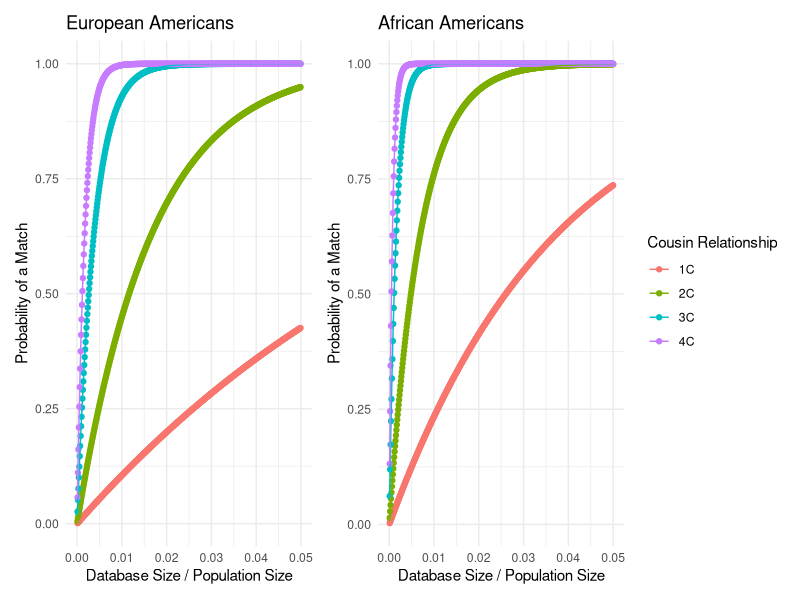
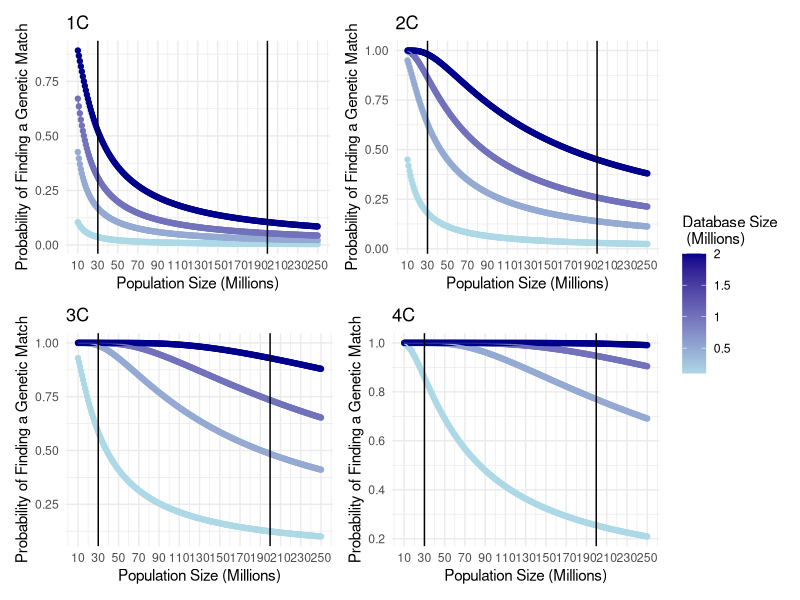
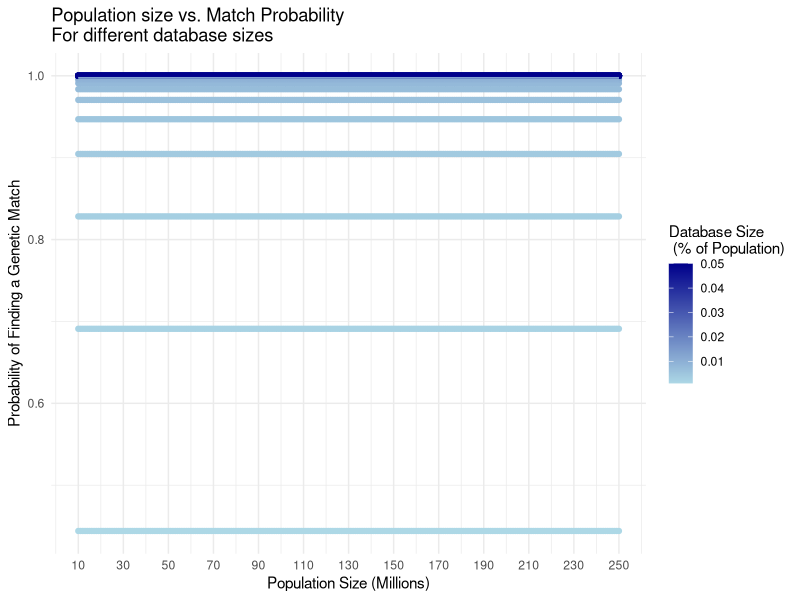
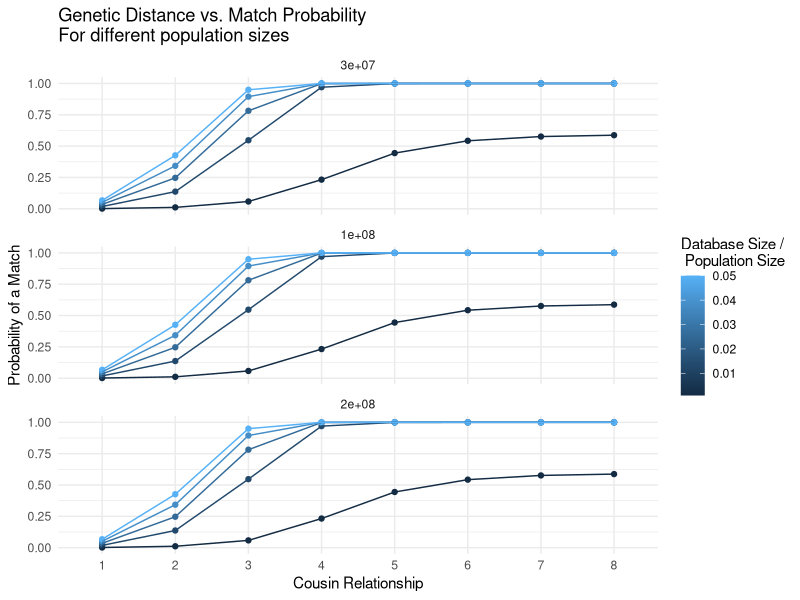
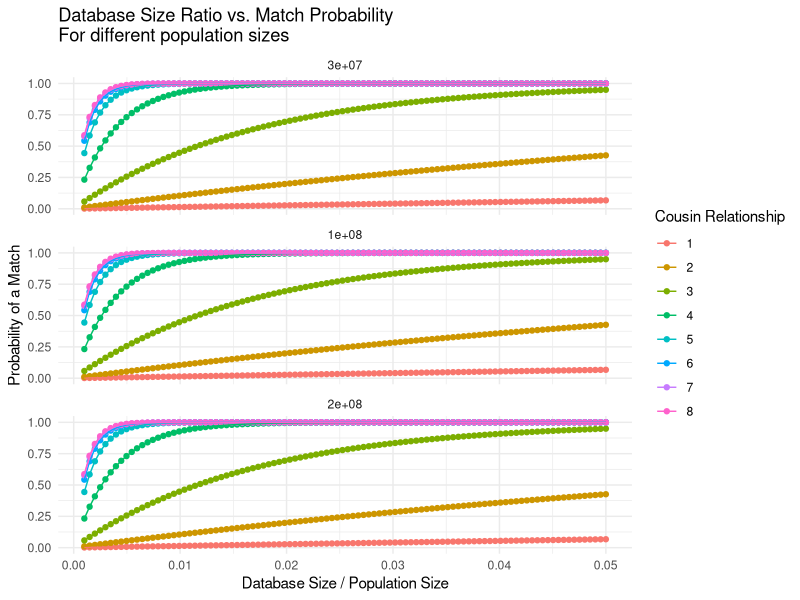
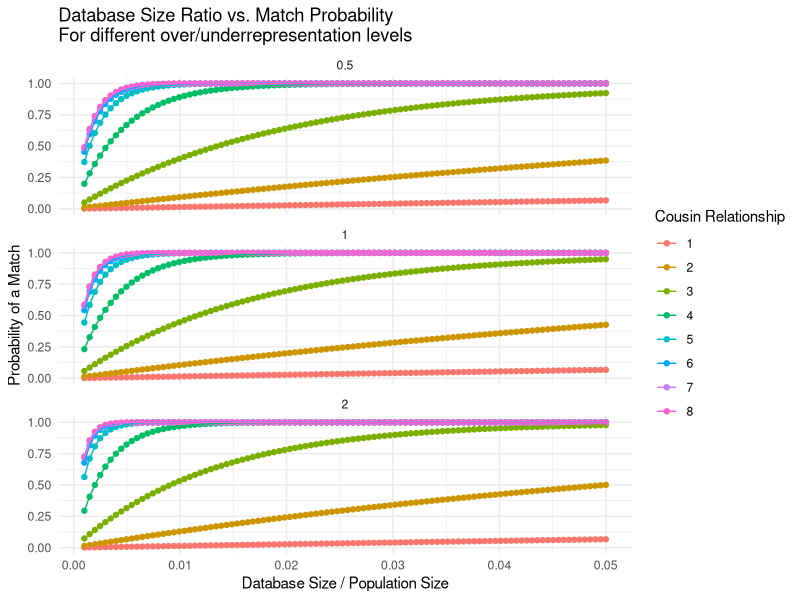
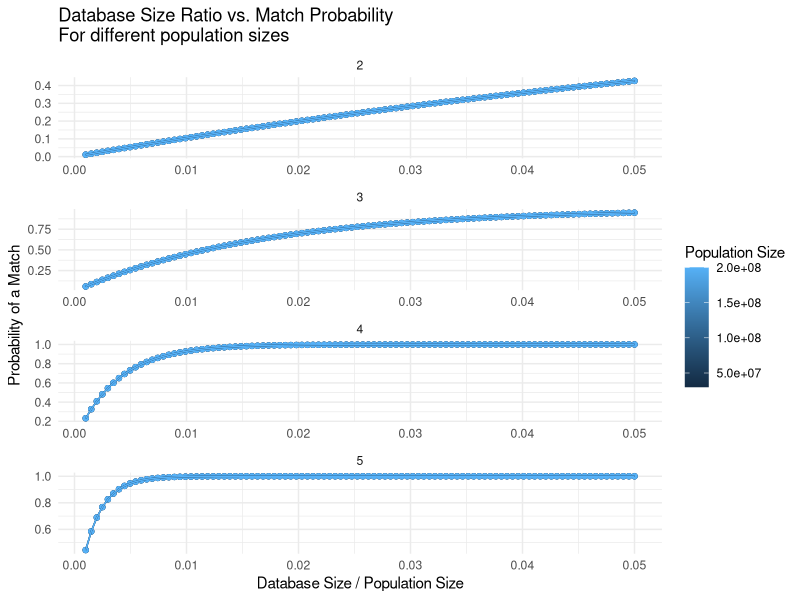
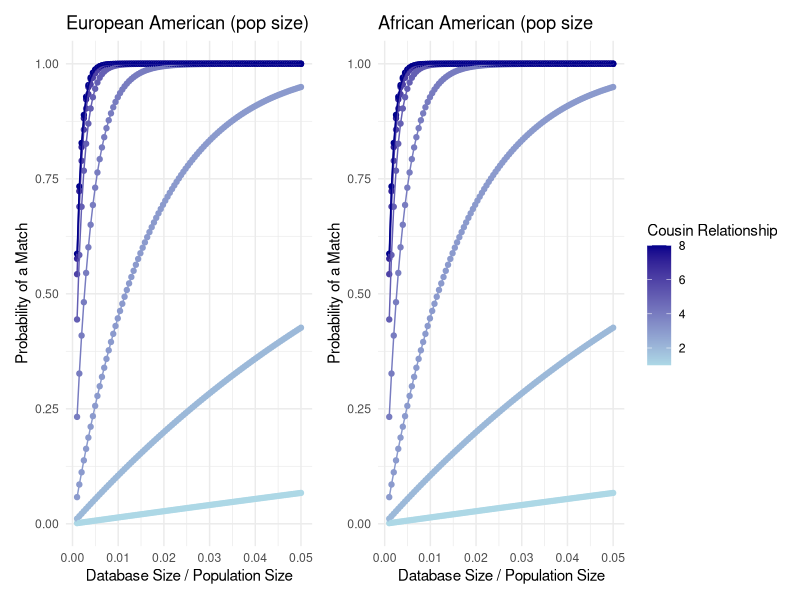

Generate these figures, in order, with R:
## ---- chunk 1
# Load required packages
library(tidyverse)
library(patchwork)

knitr::opts_knit$set(root.dir = "..")
knitr::opts_chunk$set(eval = TRUE, echo = FALSE, fig.width = 7, fig.height = 6)

## ---- chunk 2

# Define genome size and number of chromosomes
genome_size = 35 
num_chrs = 22

# Function to calculate the probability of a match for direct relatives
p_match = function(g, m, min_num_seg)
{
  m = m / 100 # Convert m from cM to fraction
  f = exp(-2 * g * m) / 2^(2 * g - 2) # Calculate f value
  pr = 1 - pbinom(min_num_seg - 1, num_chrs + genome_size * 2 * g, f) # Calculate probability
  return(pr)
}

# Function to calculate the probability of a match for once removed relatives
p_match_or = function(g, m, min_num_seg) 
{
  m = m / 100 # Convert m from cM to fraction
  f = exp(-(2 * g + 1) * m) / 2^(2 * g - 1) # Calculate f value
  pr = 1 - pbinom(min_num_seg - 1, num_chrs + genome_size * (2 * g + 1), f) # Calculate probability
  return(pr)
}

# Function to calculate the coverage of the database
coverage = function(Ks, maxg, N_pop, r, m, min_num_seg, min_num_rel, rep_direct = rep(1, 10), rep_or = rep(1, 10))
{
  N = N_pop / 2 # Convert population size to couple size
  pr_succ = length(Ks) # Initialize the vector of probabilities of success
  
  # Loop through database sizes
  for (i in 1:length(Ks)) 
  {
    K = Ks[i] # Current database size
    K_same = round(K * (r / 2) / (1 + r / 2)) # Calculate the number of direct relatives
    K_or = round(K * 1 / (1 + r / 2)) # Calculate the number of once removed relatives
    
    # Initialize vectors for probability calculations
    p_no_coal = numeric(maxg) 
    p_coal = numeric(maxg)
    p_no_coal_or = numeric(maxg) 
    p_coal_or = numeric(maxg)
    Ns = N * (r / 2)^(-(1:(maxg + 1))) # Calculate Ns values
    tot_p = 0
    tot_p_or = 0
    
    # Loop through generations
    for (g in 1:maxg)
    {
      f = 2^(2 * g - 2) / Ns[g] # Calculate f value for direct relatives
      f_or = 2^(2 * g - 1) / Ns[g + 1] # Calculate f value for once removed relatives
      
      # Update probabilities
      if (g > 1) {
        p_coal[g] = p_no_coal[g - 1] * f
        p_no_coal[g] = p_no_coal[g - 1] * (1 - f)
        p_coal_or[g] = p_no_coal_or[g - 1] * f_or
        p_no_coal_or[g] = p_no_coal_or[g - 1] * (1 - f_or)
      } else {
        p_coal[g] = f 
        p_no_coal[g] = 1 - f 
        p_coal_or[g] = f_or 
        p_no_coal_or[g] = 1 - f_or
      }
      
      # Update total probabilities
      tot_p = tot_p + p_coal[g] * p_match(g, m, min_num_seg) * rep_direct[g] 
      if (g < maxg) {
        tot_p_or = tot_p_or + p_coal_or[g] * p_match_or(g, m, min_num_seg) * rep_or[g]
      } 
    }

    # Calculate probability of no success
    pr_no_succ = 0
    for (n in 0:(min_num_rel - 1)) 
    {
      for (n_or in 0:n) 
      {
        pr_no_succ = pr_no_succ + dbinom(n_or, K_or, tot_p_or) * dbinom(n - n_or, K_same, tot_p)
      }
    }
    
    # Calculate the probability of success
    pr_succ[i] = 1 - pr_no_succ
  }
  
  return(pr_succ)
}

# Ks: A vector of database sizes
# maxg: Maximum relatedness to consider (1: sibs, 2: 1st cousins, 3: 2nd cousins...)
# N: Population size

# r: Mean number of children per mating pair (=per family), so 2 for a constant size population, >2 for expanding population, <1 for contracting population
# m: Maximum length in cM of a detectable segment
# min_num_seg: Minimum number of segments to declare a match
# min_num_rel: Minimum number of detected matches (=relatives) to declare success of identification


## ---- chunk 3
library(ggplot2)
library(ggrepel)

generate_plot <- function(rep_direct, rep_or, N_pop, name) {
  N = N_pop # population size
  num_K = 10000 # number of data points between 0 to 1 
  m = 6 # minimal cM
  min_num_seg = 2 # number of segments
  r = 2.5 # number of kids per couple
  Ks = round(seq(from=N/num_K, to=N, length.out=num_K))
  
  c1 = coverage(Ks, maxg = 2, N_pop, r, m, min_num_seg = 2, min_num_rel = 1, rep_direct = rep_direct, rep_or = rep_or)
  c2 = coverage(Ks, maxg = 3, N_pop, r, m, min_num_seg = 2, min_num_rel = 1, rep_direct = rep_direct, rep_or = rep_or)
  c3 = coverage(Ks, maxg = 4, N_pop, r, m, min_num_seg = 2, min_num_rel = 1, rep_direct = rep_direct, rep_or = rep_or)
  c4 = coverage(Ks, maxg = 5, N_pop, r, m, min_num_seg = 2, min_num_rel = 1, rep_direct = rep_direct, rep_or = rep_or)
  
  # Combine the data points into a single data frame
  plot_data <- data.frame(Ks = rep(Ks, 4),
                          Coverage = c(c1, c2, c3, c4),
                          Relationship = factor(rep(c("1C", "2C", "3C", "4C"), each = num_K)))
  
  # Calculate database size as a proportion of the population size
  plot_data$Ks_proportion <- plot_data$Ks / N
  
  # Filter out rows with missing values and ensure x-axis limits are respected
  plot_data <- plot_data[complete.cases(plot_data) & plot_data$Ks_proportion <= 0.05,]
  
  # Find the optimal point for labels
  optimal_x <- mean(plot_data$Ks_proportion)
  plot_data$optimal_label <- abs(plot_data$Ks_proportion - optimal_x) < 0.0001
  
  # Create a ggplot2 plot
  p <- ggplot(plot_data, aes(x = Ks_proportion, y = Coverage, color = Relationship, group = Relationship)) +
    geom_point() +
    geom_line() +
    scale_x_continuous(breaks = seq(0, 0.05, 0.01), limits = c(0, 0.05)) +
    labs(title = name,
         x = "Database Size / Population Size",
         y = "Probability of a Match",
         color = "Cousin Relationship") +
    theme_minimal() +
    theme(legend.position = "right") 
    # geom_text_repel(data = subset(plot_data, optimal_label), 
    #                 aes(label = Relationship, x = Ks_proportion, y = Coverage),
    #                 box.padding = unit(0.5, "lines"),
    #                 point.padding = unit(0.5, "lines"),
    #                 nudge_x = 0.005,
    #                 nudge_y = 0.005,
    #                 show.legend = FALSE)
  
  # Display the plot
  p
}

## ---- chunk 4

rep_direct_ea = rep(1, 10)
rep_or_ea = rep(1, 10)
N_pop_ea_1990 = 199686070

ea_fig <- generate_plot(rep_direct_ea, rep_or_ea, N_pop_ea_1990, "European Americans")



## ---- chunk 5

rep_direct_aa = rep(2.4, 10)
rep_or_aa = rep(2.4, 10)
N_pop_aa_1990 = 29986060

aa_fig <- generate_plot(rep_direct_aa, rep_or_aa, N_pop_aa_1990, "African Americans")

library(patchwork)
(ea_fig + aa_fig) + plot_layout(guides = "collect")
## ---- chunk 6

plot_PopVsDB <- function(name, maxg, rep_direct = rep(1, 10), rep_or = rep(1, 10)) {
  m = 6 #minimal cM
  min_num_seg = 2 #number of segments
  r = 2.5 #number of kids per couple

  population_sizes <- seq(from = 10000000, to = 250000000, by = 1000000)
  database_sizes <- c(100000, 500000, 1000000, 2000000)
  results <- list()

  for (db_size in database_sizes) {
    result <- numeric()
    for (N_pop in population_sizes) {
      Ks = db_size
      cov <- coverage(Ks, maxg = maxg, N_pop, r, m, min_num_seg = 2, min_num_rel = 1, rep_direct = rep_direct, rep_or = rep_or)
      result <- c(result, cov[length(cov)])
    }
    results[[as.character(db_size)]] <- result
  }

  plot_data <- data.frame(Population = rep(population_sizes, length(database_sizes)),
                          Coverage = unlist(results),
                          DatabaseSize = rep(database_sizes, each = length(population_sizes)))

  p <- ggplot(plot_data, aes(x = Population, y = Coverage, color = DatabaseSize, group = DatabaseSize)) +
    geom_point() +
    geom_line() +
    labs(title = name,
         x = "Population Size (Millions)",
         y = "Probability of Finding a Genetic Match",
         color = "Database Size\n (Millions)") +
    theme_minimal() +
    theme(legend.position = "right") +
    scale_x_continuous(labels = function(x) x / 1e6, breaks = seq(10e6, 250e6, 20e6)) +
    scale_color_gradient(low = "lightblue", high = "darkblue", labels = function(x) x / 1e6)+
    geom_vline(xintercept = c(N_pop_aa_1990, N_pop_ea_1990))

  p
}


# Example usage
plt_1c <- plot_PopVsDB(name = "1C", maxg = 2)
plt_2c <- plot_PopVsDB(name = "2C", maxg = 3)
plt_3c <- plot_PopVsDB(name = "3C", maxg = 4)
plt_4c <- plot_PopVsDB(name = "4C", maxg = 5)

((plt_1c + plt_2c)/(plt_3c + plt_4c)) + plot_layout(guides = "collect")




## ---- chunk 7
library(ggplot2)

generate_plot <- function(name, rep_direct = rep(1, 10), rep_or = rep(1, 10)) {
  m = 6 #minimal cM
  min_num_seg = 2 #number of segments
  r = 2.5 #number of kids per couple

  population_sizes <- seq(from = 10000000, to = 250000000, by = 1000000)
  db_percentage <- seq(from = 0.001, to = 0.05, by = 0.001)
  results <- list()

  for (percent in db_percentage) {
    result <- numeric()
    for (N_pop in population_sizes) {
      Ks = round(N_pop * percent)
      cov <- coverage(Ks, maxg = 5, N_pop, r, m, min_num_seg = 2, min_num_rel = 1, rep_direct = rep_direct, rep_or = rep_or)
      result <- c(result, cov[length(cov)])
    }
    results[[as.character(percent)]] <- result
  }

  plot_data <- data.frame(Population = rep(population_sizes, length(db_percentage)),
                          Coverage = unlist(results),
                          DatabasePercentage = rep(db_percentage, each = length(population_sizes)))

  p <- ggplot(plot_data, aes(x = Population, y = Coverage, color = DatabasePercentage, group = DatabasePercentage)) +
    geom_point() +
    geom_line() +
    labs(title = name,
         x = "Population Size (Millions)",
         y = "Probability of Finding a Genetic Match",
         color = "Database Size\n (% of Population)") +
    theme_minimal() +
    theme(legend.position = "right") +
    scale_x_continuous(labels = function(x) x / 1e6, breaks = seq(10e6, 250e6, 20e6)) +
    scale_color_gradientn(colors = colorRampPalette(c("lightblue", "darkblue"))(length(db_percentage)))

  p
}

# Example usage
generate_plot(name = "Population size vs. Match Probability \nFor different database sizes")

## ---- chunk 8
library(ggplot2)

generate_plot <- function(rep_direct, rep_or, population_sizes, name) {
  num_K = 10000 # number of data points between 0 to 1
  m = 6 # minimal cM
  min_num_seg = 2 # number of segments
  r = 2.5 # number of kids per couple
  relationships <- 1:8
  db_prop_range <- seq(from=0.001, to=0.05, length.out=5)

  plot_data <- data.frame()

  for (N_pop in population_sizes) {
    Ks = round(seq(from=N_pop/num_K, to=N_pop, length.out=num_K))
    for (db_prop in db_prop_range) {
      db_size <- round(N_pop * db_prop)
      c_relationship <- sapply(relationships, function(maxg) {
        coverage(db_size, maxg, N_pop, r, m, min_num_seg = 2, min_num_rel = 1, rep_direct = rep_direct, rep_or = rep_or)
      })
      temp_data <- data.frame(Population = N_pop,
                              Relationship = factor(relationships),
                              Coverage = c_relationship,
                              DatabaseProportion = db_prop)
      plot_data <- rbind(plot_data, temp_data)
    }
  }

  p <- ggplot(plot_data, aes(x = Relationship, y = Coverage, color = DatabaseProportion, group = DatabaseProportion)) +
    geom_point() +
    geom_line() +
    labs(title = name,
         x = "Cousin Relationship",
         y = "Probability of a Match",
         color = "Database Size /\n Population Size") +
    theme_minimal() +
    theme(legend.position = "right") +
    facet_wrap(~ Population, ncol = 1)

  p
}

# Example usage
generate_plot(rep_direct = rep(1, 10), rep_or = rep(1, 10), population_sizes = c(30e6, 100e6, 200e6), name = "Genetic Distance vs. Match Probability \nFor different population sizes")


## ---- chunk 9
library(ggplot2)

generate_plot <- function(rep_direct, rep_or, population_sizes, name) {
  num_K = 10000 # number of data points between 0 to 1
  m = 6 # minimal cM
  min_num_seg = 2 # number of segments
  r = 2.5 # number of kids per couple
  relationships <- 1:8
  db_prop_range <- seq(from=0.001, to=0.05, length.out=100)

  plot_data <- data.frame()

  for (N_pop in population_sizes) {
    Ks = round(seq(from=N_pop/num_K, to=N_pop, length.out=num_K))
    for (db_prop in db_prop_range) {
      db_size <- round(N_pop * db_prop)
      c_relationship <- sapply(relationships, function(maxg) {
        coverage(db_size, maxg, N_pop, r, m, min_num_seg = 2, min_num_rel = 1, rep_direct = rep_direct, rep_or = rep_or)
      })
      temp_data <- data.frame(Population = N_pop,
                              Relationship = factor(relationships),
                              Coverage = c_relationship,
                              DatabaseProportion = db_prop)
      plot_data <- rbind(plot_data, temp_data)
    }
  }

  p <- ggplot(plot_data, aes(x = DatabaseProportion, y = Coverage, color = Relationship, group = Relationship)) +
    geom_point() +
    geom_line() +
    labs(title = name,
         x = "Database Size / Population Size",
         y = "Probability of a Match",
         color = "Cousin Relationship") +
    theme_minimal() +
    theme(legend.position = "right") +
    facet_wrap(~ Population, ncol = 1)

  p
}

# Example usage
generate_plot(rep_direct = rep(1, 10), rep_or = rep(1, 10), population_sizes = c(30e6, 100e6, 200e6), name = "Database Size Ratio vs. Match Probability \nFor different population sizes")


## ---- chunk 10
library(ggplot2)

generate_plot <- function(rep_direct, rep_or, overrepresentation_factors, name) {
  num_K = 10000 # number of data points between 0 to 1
  m = 6 # minimal cM
  min_num_seg = 2 # number of segments
  r = 2.5 # number of kids per couple
  relationships <- 1:8
  db_prop_range <- seq(from=0.001, to=0.05, length.out=100)
  N_pop <- 100000000 # population size

  plot_data <- data.frame()

  for (factor in overrepresentation_factors) {
    modified_rep_or <- rep_or * factor
    Ks = round(seq(from=N_pop/num_K, to=N_pop, length.out=num_K))
    for (db_prop in db_prop_range) {
      db_size <- round(N_pop * db_prop)
      c_relationship <- sapply(relationships, function(maxg) {
        coverage(db_size, maxg, N_pop, r, m, min_num_seg = 2, min_num_rel = 1, rep_direct = rep_direct, rep_or = modified_rep_or)
      })
      temp_data <- data.frame(OverrepresentationFactor = factor,
                              Relationship = factor(relationships),
                              Coverage = c_relationship,
                              DatabaseProportion = db_prop)
      plot_data <- rbind(plot_data, temp_data)
    }
  }

  p <- ggplot(plot_data, aes(x = DatabaseProportion, y = Coverage, color = Relationship, group = Relationship)) +
    geom_point() +
    geom_line() +
    labs(title = name,
         x = "Database Size / Population Size",
         y = "Probability of a Match",
         color = "Cousin Relationship") +
    theme_minimal() +
    theme(legend.position = "right") +
    facet_wrap(~ OverrepresentationFactor, ncol = 1)

  p
}

# Example usage
generate_plot(rep_direct = rep(1, 10), rep_or = rep(1, 10), overrepresentation_factors = c(0.5, 1, 2), name = "Database Size Ratio vs. Match Probability \nFor different over/underrepresentation levels")


## ---- chunk 11
library(ggplot2)

generate_plot <- function(rep_direct, rep_or, population_sizes, name) {
  num_K = 10000 # number of data points between 0 to 1
  m = 6 # minimal cM
  min_num_seg = 2 # number of segments
  r = 2.5 # number of kids per couple
  relationships <- 2:5
  db_prop_range <- seq(from=0.001, to=0.05, length.out=100)

  plot_data <- data.frame()

  for (N_pop in population_sizes) {
    Ks = round(seq(from=N_pop/num_K, to=N_pop, length.out=num_K))
    for (db_prop in db_prop_range) {
      db_size <- round(N_pop * db_prop)
      c_relationship <- sapply(relationships, function(maxg) {
        coverage(db_size, maxg, N_pop, r, m, min_num_seg = 2, min_num_rel = 1, rep_direct = rep_direct, rep_or = rep_or)
      })
      temp_data <- data.frame(PopulationSize = N_pop,
                              Relationship = factor(relationships),
                              Coverage = c_relationship,
                              DatabaseProportion = db_prop)
      plot_data <- rbind(plot_data, temp_data)
    }
  }

  p <- ggplot(plot_data, aes(x = DatabaseProportion, y = Coverage, color = PopulationSize, group = PopulationSize)) +
    geom_point() +
    geom_line() +
    labs(title = name,
         x = "Database Size / Population Size",
         y = "Probability of a Match",
         color = "Population Size") +
    theme_minimal() +
    theme(legend.position = "right") +
    facet_wrap(~ Relationship, ncol = 1, scales = "free")

  p
}

# Example usage
generate_plot(rep_direct = rep(1, 10), rep_or = rep(1, 10), population_sizes = c(30000000, 100000000, 200000000), name = "Database Size Ratio vs. Match Probability \nFor different population sizes")


## ---- chunk 12
library(ggplot2)

generate_plot <- function(rep_direct, rep_or, N_pop, name) {
  num_K = 10000 # number of data points between 0 to 1
  m = 6 # minimal cM
  min_num_seg = 2 # number of segments
  r = 2.5 # number of kids per couple
  relationships <- 1:8
  db_prop_range <- seq(from=0.001, to=0.05, length.out=100)

  plot_data <- data.frame()

  Ks = round(seq(from=N_pop/num_K, to=N_pop, length.out=num_K))
  for (db_prop in db_prop_range) {
    db_size <- round(N_pop * db_prop)
    c_relationship <- sapply(relationships, function(maxg) {
      coverage(db_size, maxg, N_pop, r, m, min_num_seg = 2, min_num_rel = 1, rep_direct = rep_direct, rep_or = rep_or)
    })
    temp_data <- data.frame(PopulationSize = N_pop,
                            Relationship = relationships,
                            Coverage = c_relationship,
                            DatabaseProportion = db_prop)
    plot_data <- rbind(plot_data, temp_data)
  }

  p <- ggplot(plot_data, aes(x = DatabaseProportion, y = Coverage, color = Relationship, group = Relationship)) +
    geom_point() +
    geom_line() +
    scale_color_gradient(low = "lightblue", high = "darkblue") +
    labs(title = name,
         x = "Database Size / Population Size",
         y = "Probability of a Match",
         color = "Cousin Relationship") +
    theme_minimal() +
    theme(legend.position = "right")

  p
}

# Example usage
ea <- generate_plot(rep_direct = rep(1, 10), rep_or = rep(1, 10), N_pop = N_pop_ea_1990, name = "European American (pop size)")

aa <- generate_plot(rep_direct = rep(1, 10), rep_or = rep(1, 10), N_pop = N_pop_aa_1990, name = "African American (pop size")

(ea + aa)+plot_layout(guides = "collect")


